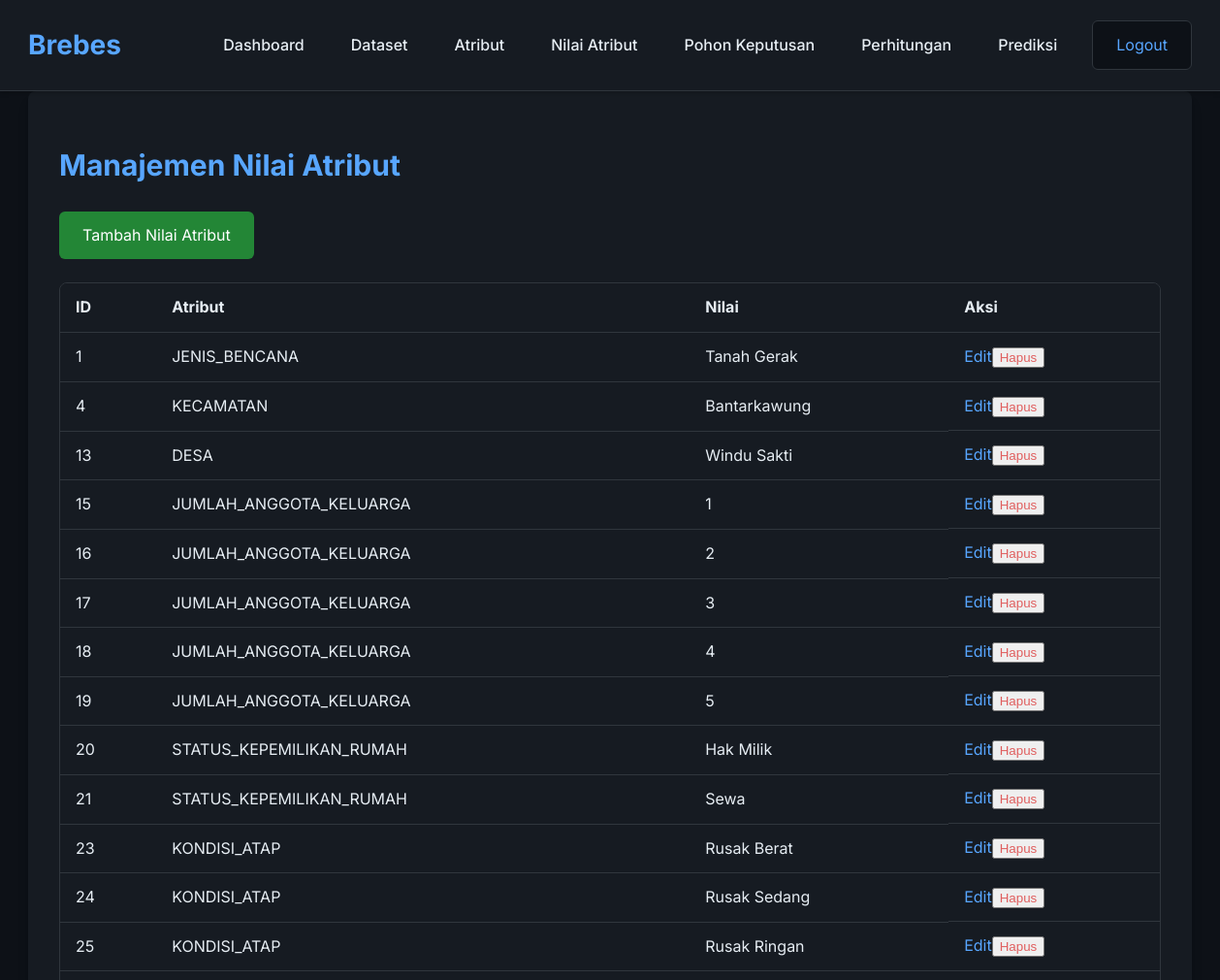
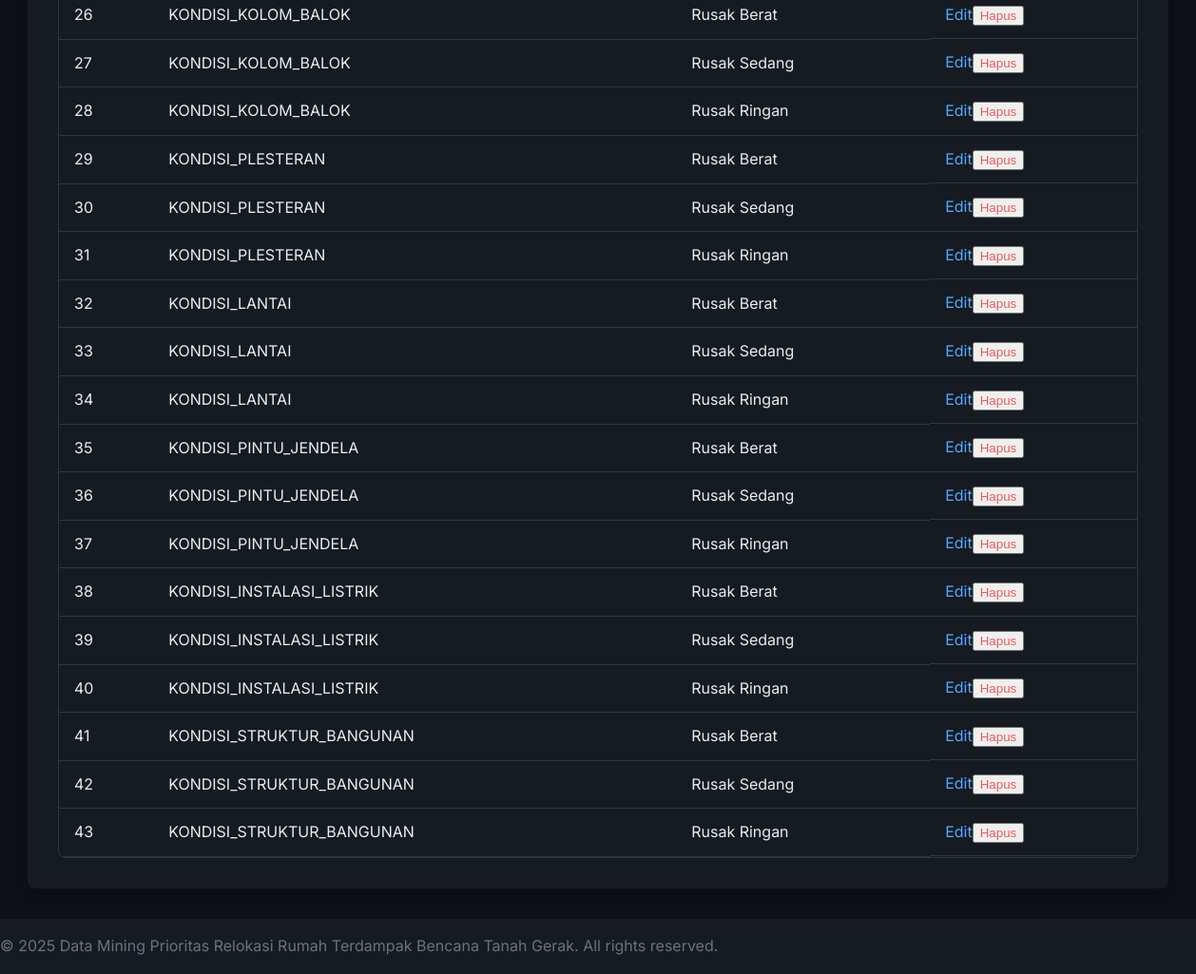
Screenshot of /attribute_values (signed in) with the database file from the repository (2 pictures, top to bottom).
### app.py (models this page shows)
class NilaiAtribut(db.Model):
    __tablename__ = 'tb_nilai_atribut'
    id = db.Column(db.Integer, primary_key=True)
    id_atribut = db.Column(db.Integer, db.ForeignKey('tb_atribut.id'), nullable=False)
    nilai = db.Column(db.String(100), nullable=False)

class Atribut(db.Model):
    __tablename__ = 'tb_atribut'
    id = db.Column(db.Integer, primary_key=True)
    nama = db.Column(db.String(100), nullable=False, unique=True)
    nilai_atributs = db.relationship('NilaiAtribut', backref='atribut', lazy=True, cascade="all, delete-orphan")

### app.py (the view)
@app.route('/attribute_values')
@login_required
def attribute_values():
    all_attribute_values = db.session.query(NilaiAtribut, Atribut).join(Atribut).all()
    return render_template('attribute_values.html', attribute_values=all_attribute_values)

### app.py (called while the page is built)
def login_required(f):
    from functools import wraps
    @wraps(f)
    def decorated_function(*args, **kwargs):
        if 'logged_in' not in session:
            flash('Anda harus login sebagai admin untuk mengakses halaman ini.', 'warning')
            return redirect(url_for('landing_page')) # Arahkan ke landing page jika tidak login
        return f(*args, **kwargs)
    return decorated_function

### templates/attribute_values.html (shortened to what this page needs)
{% extends "base.html" %}
{% block content %}
<div class="bg-dark-700 p-8 rounded-lg shadow-lg">
    <h1 class="text-3xl font-bold text-blue-500 mb-6">Manajemen Nilai Atribut</h1>
    <div class="flex gap-4 mb-6">
        <a href="{{ url_for('add_attribute_value') }}" class="btn btn-primary">Tambah Nilai Atribut</a>
    </div>
    <div class="table-container">
        <table class="min-w-full">
            <thead>
                <tr>
                    <th class="py-3 px-4">ID</th>
                    <th class="py-3 px-4">Atribut</th>
                    <th class="py-3 px-4">Nilai</th>
                    <th class="py-3 px-4">Aksi</th>
                </tr>
            </thead>
            <tbody>
                {% for val, attr in attribute_values %}
                <tr class="border-b border-gray-700">
                    <td class="py-3 px-4">{{ val.id }}</td>
                    <td class="py-3 px-4">{{ attr.nama }}</td>
                    <td class="py-3 px-4">{{ val.nilai }}</td>
                    <td class="py-3 px-4 flex gap-2">
                        <a href="{{ url_for('edit_attribute_value', id=val.id) }}" class="text-blue-500 hover:text-blue-400">Edit</a>
                        <form action="{{ url_for('delete_attribute_value', id=val.id) }}" method="POST" onsubmit="return confirm('Apakah Anda yakin ingin menghapus nilai atribut ini?');" class="inline-block">
                            <button type="submit" class="text-red-500 hover:text-red-400 bg-transparent border-none cursor-pointer p-0">Hapus</button>
                        </form>
                    </td>
                </tr>
                {% endfor %}
            </tbody>
        </table>
    </div>
</div>
{% endblock %}

### static/css/style.css (style rules this page uses)
body { font-family: 'Inter', sans-serif; background-color: #0d1117; color: #e6edf3; margin: 0; padding: 0; box-sizing: border-box; line-height: 1.6; }
h1, h2, h3, h4, h5, h6 { color: #e6edf3; margin-bottom: 0.5em; }
a { color: #58a6ff; text-decoration: none; }
.flex { display: flex; }
.flex-col { flex-direction: column; }
.gap-4 { gap: 1rem; }
.rounded-lg { border-radius: 0.5rem; }
.shadow-lg { box-shadow: 0 10px 15px -3px rgba(0, 0, 0, 0.1), 0 4px 6px -2px rgba(0, 0, 0, 0.05); }
.bg-dark-700 { background-color: #161b22; }
.text-blue-500 { color: #58a6ff; }
.text-red-500 { color: #e05e5e; }
.font-bold { font-weight: 700; }
.text-3xl { font-size: 1.875rem; }
.px-4 { padding-left: 1rem; padding-right: 1rem; }
.mb-6 { margin-bottom: 1.5rem; }
.p-8 { padding: 2rem; }
.btn { display: inline-block; padding: 0.75rem 1.5rem; border-radius: 0.375rem; text-align: center; cursor: pointer; transition: background-color 0.2s ease-in-out, transform 0.2s ease-in-out; white-space: nowrap; }
.btn-primary { background-color: #238636; color: white; border: none; }
.table-container { overflow-x: auto; border-radius: 0.5rem; border: 1px solid #30363d; }
.min-w-full { min-width: 100%; }
table { width: 100%; border-collapse: collapse; }
table th, table td { padding: 0.75rem 1rem; text-align: left; border-bottom: 1px solid #30363d; }
table thead { background-color: #161b22; color: #e6edf3; }

### rows the page displays
NilaiAtribut: id "1", nama "JENIS_BENCANA", nilai "Tanah Gerak"
NilaiAtribut: id "4", nama "KECAMATAN", nilai "Bantarkawung"
NilaiAtribut: id "13", nama "DESA", nilai "Windu Sakti"
NilaiAtribut: id "15", nama "JUMLAH_ANGGOTA_KELUARGA", nilai "1"
NilaiAtribut: id "16", nama "JUMLAH_ANGGOTA_KELUARGA", nilai "2"
NilaiAtribut: id "17", nama "JUMLAH_ANGGOTA_KELUARGA", nilai "3"
NilaiAtribut: id "18", nama "JUMLAH_ANGGOTA_KELUARGA", nilai "4"
NilaiAtribut: id "19", nama "JUMLAH_ANGGOTA_KELUARGA", nilai "5"
NilaiAtribut: id "20", nama "STATUS_KEPEMILIKAN_RUMAH", nilai "Hak Milik"
NilaiAtribut: id "21", nama "STATUS_KEPEMILIKAN_RUMAH", nilai "Sewa"
NilaiAtribut: id "23", nama "KONDISI_ATAP", nilai "Rusak Berat"
NilaiAtribut: id "24", nama "KONDISI_ATAP", nilai "Rusak Sedang"
NilaiAtribut: id "25", nama "KONDISI_ATAP", nilai "Rusak Ringan"
NilaiAtribut: id "26", nama "KONDISI_KOLOM_BALOK", nilai "Rusak Berat"
NilaiAtribut: id "27", nama "KONDISI_KOLOM_BALOK", nilai "Rusak Sedang"
NilaiAtribut: id "28", nama "KONDISI_KOLOM_BALOK", nilai "Rusak Ringan"
NilaiAtribut: id "29", nama "KONDISI_PLESTERAN", nilai "Rusak Berat"
NilaiAtribut: id "30", nama "KONDISI_PLESTERAN", nilai "Rusak Sedang"
NilaiAtribut: id "31", nama "KONDISI_PLESTERAN", nilai "Rusak Ringan"
NilaiAtribut: id "32", nama "KONDISI_LANTAI", nilai "Rusak Berat"
NilaiAtribut: id "33", nama "KONDISI_LANTAI", nilai "Rusak Sedang"
NilaiAtribut: id "34", nama "KONDISI_LANTAI", nilai "Rusak Ringan"
NilaiAtribut: id "35", nama "KONDISI_PINTU_JENDELA", nilai "Rusak Berat"
NilaiAtribut: id "36", nama "KONDISI_PINTU_JENDELA", nilai "Rusak Sedang"
NilaiAtribut: id "37", nama "KONDISI_PINTU_JENDELA", nilai "Rusak Ringan"
NilaiAtribut: id "38", nama "KONDISI_INSTALASI_LISTRIK", nilai "Rusak Berat"
NilaiAtribut: id "39", nama "KONDISI_INSTALASI_LISTRIK", nilai "Rusak Sedang"
NilaiAtribut: id "40", nama "KONDISI_INSTALASI_LISTRIK", nilai "Rusak Ringan"
NilaiAtribut: id "41", nama "KONDISI_STRUKTUR_BANGUNAN", nilai "Rusak Berat"
NilaiAtribut: id "42", nama "KONDISI_STRUKTUR_BANGUNAN", nilai "Rusak Sedang"
NilaiAtribut: id "43", nama "KONDISI_STRUKTUR_BANGUNAN", nilai "Rusak Ringan"
